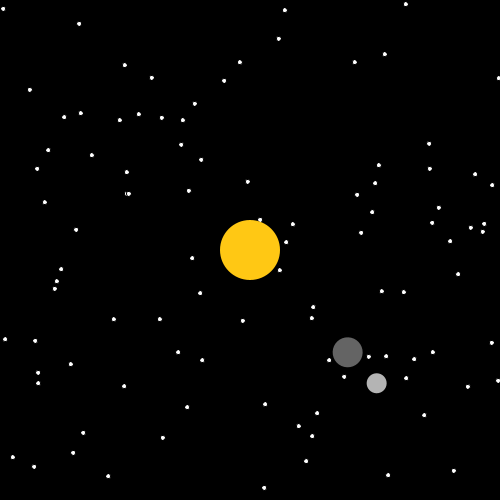
Frame 1 (no input)
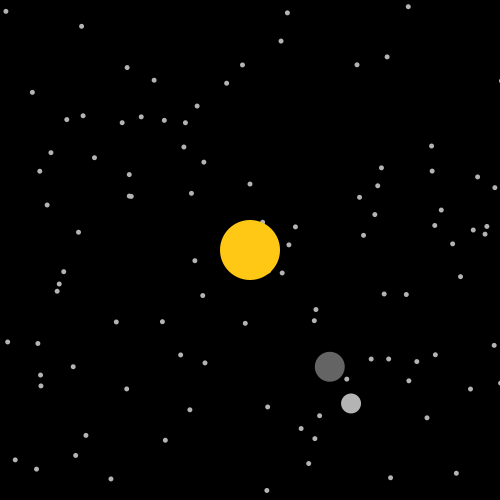
Frame 60 (the mouse pressed at the canvas centre just before this capture)
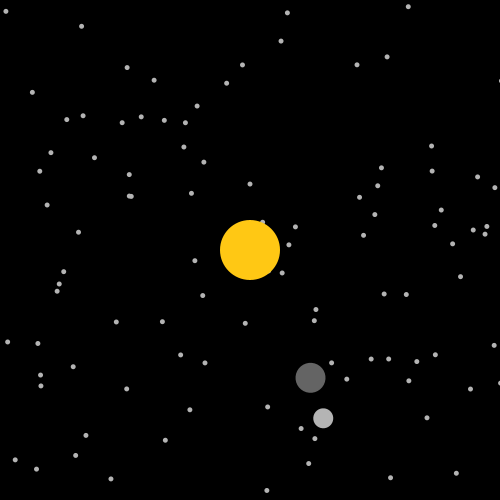
Frame 120 (the mouse held since frame 60 and released just before this capture)

The Processing sketch that drew these frames (run headless with seeded random() and noise(); from frame 60 on, the mouse is pressed at the canvas centre):

// Processing sketch: processing_62490
// ── processing_62490.pde

void setup() {
  size(500,500);
  smooth();
  
}

void draw() {
  background(0);
  
  /* Stars */
  randomSeed(103);
  
  for (int i = 0; i < 100; i++) {
  float x = random(0, width);  
  float y = random(0, height);  
    
  ellipse(x, y, 5, 5);
      
  }

  /* Sun-Ellipse */
  ellipseMode(CENTER);
  translate(width/2,height/2);
  fill(255,200,20);
  noStroke();
  ellipse(0,0,60,60);
  
  /* Rotation */
  rotate(millis() * 0.001 * TWO_PI / 40.0);   // Move 360 degrees in ten second
  translate(100, 100); // Move away from the center
  rotate(millis() * 0.00001 * TWO_PI); 
     
  /* Ellipse */
  fill(100);
  noStroke();
  ellipseMode(CENTER);
  ellipse(0, 0, 30, 30);
     
  /* Ellipse2 */
  fill(180);
  noStroke();
  ellipseMode(CORNER);
  ellipse(20, 20, 20, 20);
  
}
